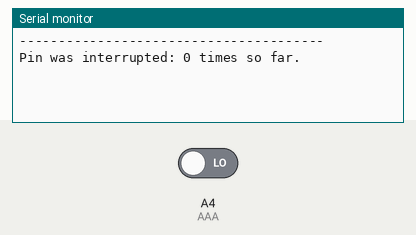
Recording of a sketch running on a simulated Arduino Uno, built with avr-gcc and run on an emulated ATmega328P. Parts: the last lines printed to the serial monitor. The test bench sets the inputs (shaded band); at power-on: A4 (AAA) LOW.

Above: at 1.2 s.
1.3 s: A4 (AAA) driven HIGH
At 2.6 s:
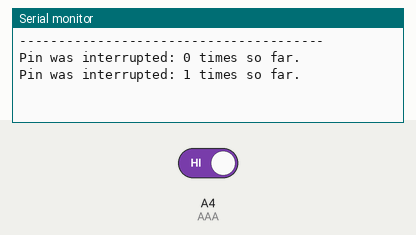
2.8 s: A4 (AAA) driven LOW
At 3.6 s:
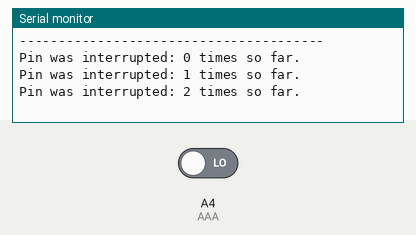
Timing chart, 0 to 5.8 s (numbered marks = the images above; inputs shaded):
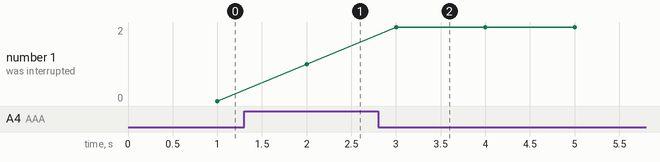

Measured:
- after the input at 1.3 s, the serial monitor: prints a new line after 0.70 s (image 1)
- after the input at 2.8 s, the serial monitor: prints a new line after 0.20 s (image 2)
- plotted number 1: 0 → 1 after the input at 1.3 s, 1 → 2 after the input at 2.8 s

The sketch:

test_interrupt.ino
```cpp
#define PWMB 10
#define DIRB 12
#define PWMA 11
#define DIRA 13

#include <PinChangeInt.h>
#define AAA A4
volatile uint16_t interruptCount=0;
void BBB() {
  interruptCount++;
}

void setup() {
  pinMode(AAA, INPUT); // INPUT_PULLUP
  attachPinChangeInterrupt(AAA, BBB, CHANGE);
  Serial.begin(9600);
  Serial.println("---------------------------------------");
}

void loop() {
  delay(1000);
  Serial.print("Pin was interrupted: ");
  Serial.print(interruptCount, DEC);
  Serial.println(" times so far.");
}
```
